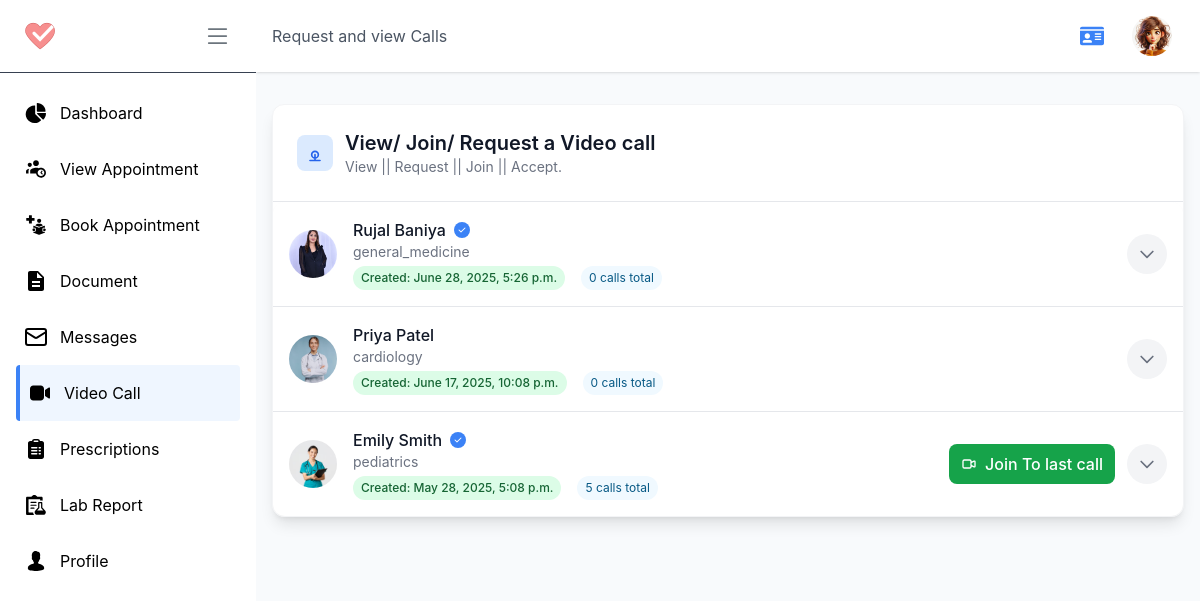
Before: /p/view-v-call/ (signed in) with the older database file.
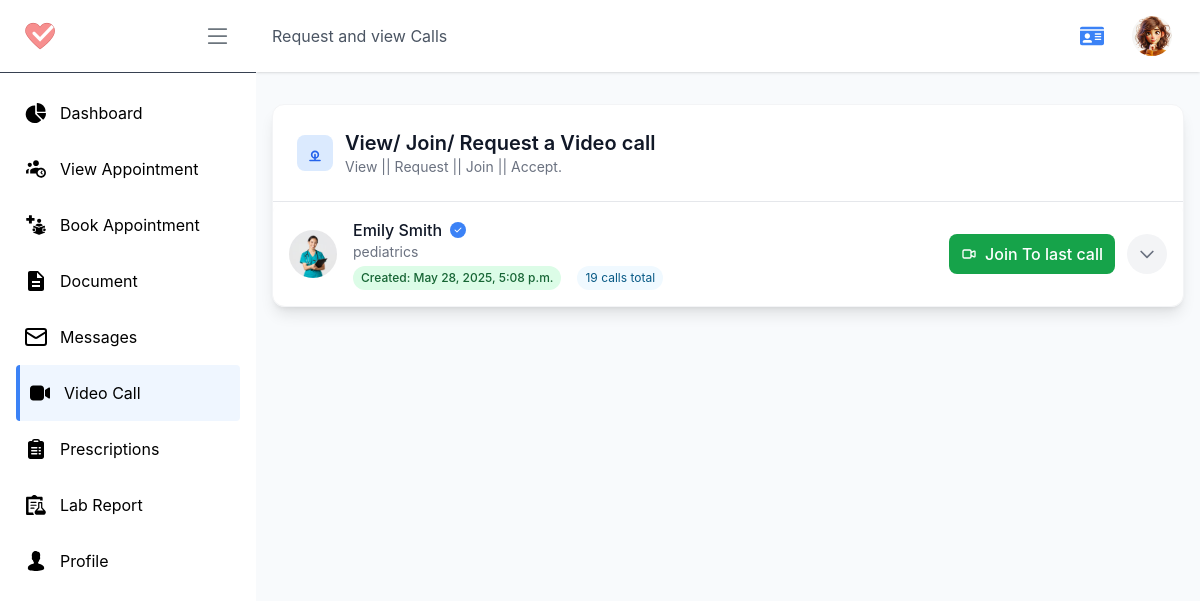
After: the same page with the newer database file.
### account/models.py (models this page shows, shortened)
class Conversation(models.Model):
    participants = models.ManyToManyField(Profile, related_name='conversations')
    uuid = models.UUIDField(unique=True, editable=True, null=True, blank=True)
    status_choices = (
        ('initiated', 'Initiated'),
        ('active', 'Active'),
        ('requested', 'Requested'),
        ('rejected', 'Rejected'),
        ('archived', 'Archived'),
        ('deleted', 'Deleted'),
    )
    status = models.CharField(max_length=10, choices=status_choices, default='requested')
    created_at = models.DateTimeField(auto_now_add=True)

class Profile(models.Model):
    user = models.OneToOneField(User, on_delete=models.CASCADE, related_name="profile")
    role = models.CharField(max_length=10, choices=USER_ROLES, default='patient')
    profile_pic = models.ImageField(upload_to='profile_pictures/', default='profile_pictures/default.jpg')
    phone_regex = RegexValidator(regex=r'^\+?1?\d{9,15}$', message="Phone number must be entered in the format: '+999999999'. Up to 15 digits allowed.")
    ph_number = models.CharField(validators=[phone_regex], max_length=16, blank=True) # validators should be a list
    address = models.CharField(max_length=255, blank=True)
    date_of_birth = models.DateField(null=True, blank=True)
    gender = models.CharField(max_length=10, choices=[('male', 'Male'), ('female', 'Female'), ('other', 'Other')], blank=True)
    email_notification = models.BooleanField(default=True)
    sms_notification = models.BooleanField(default=True)
    reminders = models.BooleanField(default=True)
    token = models.CharField(max_length=255, blank=True, null=True)
    token_expiry = models.DateTimeField(null=True, blank=True)
    created_at = models.DateTimeField(auto_now_add=True)
    updated_at = models.DateTimeField(auto_now=True)
    is_active = models.BooleanField(default=True)
    is_verified = models.BooleanField(default=False)

### doctor/models.py (models this page shows, shortened)
class DoctorProfile(models.Model):
    profile = models.OneToOneField(Profile, on_delete=models.CASCADE, related_name='doctor_profile')
    SPECIALIZATIONS = [
        ('general_medicine', 'General Medicine'),
        ('cardiology', 'Cardiology'),
        ('dermatology', 'Dermatology'),
        ('neurology', 'Neurology'),
        ('orthopedics', 'Orthopedics'),
        ('pediatrics', 'Pediatrics'),
        ('psychiatry', 'Psychiatry'),
        ('radiology', 'Radiology'),
        ('surgery', 'Surgery'),
        ('other', 'Other'),
    ]
    specialization = models.CharField(max_length=100, choices=SPECIALIZATIONS)
    qualifications = models.TextField(blank=True, null=True)
    experience_years = models.IntegerField()
    license_number = models.CharField(max_length=100, blank=True)
    board_certified = models.BooleanField(default=False)
    languages_spoken = models.JSONField(blank=True, null=True)
    star_rating = models.FloatField(null=True, blank=True, default=3)
    total_reviews =  models.IntegerField(null=True)
    fees = models.DecimalField(max_digits=10, decimal_places=2)
    accepts_new_patients = models.BooleanField(default=True)
    slug = models.SlugField(unique=True, blank=True)
    created_at = models.DateTimeField(auto_now_add=True)
    updated_at = models.DateTimeField(auto_now=True)

### patient/views.py (the view)
# urls.py: path('view-v-call/', view_v_call, name='view_v_call'), # view calls
@login_required_with_message(login_url='account:login', message="You need to log in to Manage Video Calls", only=['patient'])
def view_v_call(request: HttpRequest):
    if request.method != 'POST':
        profile: Profile = request.user.profile
        convs =  Conversation.objects.filter(
            participants=request.user.profile
        ).order_by('-created_at')
        for conversation in convs:
            conversation.other_participant = conversation.participants.exclude(
                id=profile.id
            ).first()
    return render(request, 'pages/patient/list-v-call.html',{ 'conv': convs,}  )

### account/views.py (called while the page is built)
def login_required_with_message(function=None, login_url=None, message=None, only=None):
    def decorator(view_func):
        @wraps(view_func)
        def _wrapped_view(request, *args, **kwargs):
            if not request.user.is_authenticated:
                if message:
                    messages.warning(request, message)
                return redirect(login_url or 'account:login')
            if only and request.user.profile.role not in only:
                messages.error(request, "You do not have permission to access this page.")
                return redirect(f'{request.user.profile.role}:dashboard')
            return view_func(request, *args, **kwargs)
        return _wrapped_view
    if function:
        return decorator(function)
    return decorator

### home/templatetags/url_resolver.py (called while the page is built)
@register.simple_tag
def role_to_url(role, destination):
    try:
        return reverse(f"{role}:{destination}")
    except NoReverseMatch:
        return "#"  # fallback URL if the view is not found

### templates/pages/patient/list-v-call.html (shortened to what the changed rows need)
{% extends "pages/patient/P_base.html" %}
{% load static %}
{% block content %}
    <div class="container px-4 py-8  ">
        <div class="bg-white rounded-xl shadow-lg overflow-hidden border border-gray-100">
            <div class="flex items-center justify-between p-6 border-b border-gray-200 dark:border-gray-700">
                <div class="flex items-center space-x-3">
                    <div>
                        <h2 class="text-xl font-semibold text-gray-900 dark:text-white">View/ Join/ Request a Video  call</h2>
                    </div>
                </div>
            </div>
            <div class="bg-white rounded-xl shadow-sm overflow-hidden">
                {% if conv %}
                    {% for each_convo in conv %}
                        <div class="border-gray-200 border-b last:border-b-0">
                            <div class="p-4 flex flex-col md:flex-row md:items-center gap-4 hover:bg-gray-50 transition-colors">
                                <div class="flex items-center flex-1">
                                    <img
                                        src="{{each_convo.other_participant.profile_pic.url}}"
                                        alt="{{each_convo.other_participant.user.first_name}}"
                                        class="w-12 h-12 rounded-full object-cover ring-2 ring-white shadow-sm"
                                    />
                                    <div class="ml-4 flex-1 min-w-0">
                                        <div class="flex items-center space-x-2">
                                            <h3 class="font-medium text-gray-900 truncate">{{each_convo.other_participant.user.first_name}}</h3>
                                            {% if each_convo.other_participant.is_verified %}
                                                <div class="w-4 h-4 bg-blue-500 rounded-full flex items-center justify-center">
                                                    <svg class="w-2.5 h-2.5 text-white" fill="currentColor" viewBox="0 0 20 20">
                                                        <path fill-rule="evenodd" d="M16.707 5.293a1 1 0 010 1.414l-8 8a1 1 0 01-1.414 0l-4-4a1 1 0 011.414-1.414L8 12.586l7.293-7.293a1 1 0 011.414 0z" clip-rule="evenodd" />
                                                    </svg>
                                                </div>
                                            {% endif %}
                                        </div>
                                        {% if each_convo.other_participant.role == 'doctor'%}
                                            <p class="text-sm text-gray-500 truncate">{{each_convo.other_participant.doctor_profile.specialization}}</p>
                                        {% else %}
                                            <p class="text-sm text-gray-500 truncate">Patient</p>
                                        {% endif %}
                                        <div class="flex items-center space-x-4 mt-1">
                                            <span class="inline-flex items-center px-2 py-1 rounded-full text-xs font-medium bg-green-100 text-green-800">
                                                Created: {{ each_convo.created_at }}
                                            </span>
                                            <span class="text-xs text-sky-800 bg-sky-50 px-2 py-1 rounded-full ">
                                                {{ each_convo.convosation_calls.count }} calls total
                                            </span>
                                        </div>
                                    </div>
                                </div>
                                <div class="flex items-center space-x-3 mt-2 md:mt-0">
                                    <div>
                                        {% with last_call=each_convo.convosation_calls.all.last %}
                                            {% if last_call and last_call.status != 'completed' %}
                                                <a href="/p/join-v-call/{{ last_call.uuid }}/"
                                                    target="_blank"
                                                    class="inline-flex items-center px-3 py-2 font-medium text-white bg-green-600 hover:bg-green-700 rounded-lg transition-colors">
                                                    <span>Join To last call</span>
                                                </a>
                                            {% endif %}
                                        {% endwith %}
                                    </div>
                                    <button type="button"
                                            class="dropdown-toggle-btn relative inline-flex items-center justify-center w-10 h-10 text-gray-500 bg-gray-100 rounded-full hover:bg-gray-200 focus:outline-none transition-colors"
                                            data-conversation-id="{{ each_convo.id }}">
                                        <svg class="w-5 h-5" fill="none" stroke="currentColor" viewBox="0 0 24 24">
                                            <path stroke-linecap="round" stroke-linejoin="round" stroke-width="2" d="M19 9l-7 7-7-7"></path>
                                        </svg>
                                    </button>
                                </div>
                            </div>
                        </div>
                    {% endfor %}
                {% endif %}
            </div>
        </div>
    </div>
{% endblock content %}

Changed rows visible on the page:
removed Conversation: other_participant.profile_pic (picture), other_participant.user.first_name "Rujal Baniya", other_participant.doctor_profile.specialization "general_medicine", created_at "June 28, 2025, 5:26 p.m.", convosation_calls.count "0"
removed Conversation: other_participant.profile_pic (picture), other_participant.user.first_name "Priya Patel", other_participant.doctor_profile.specialization "cardiology", created_at "June 17, 2025, 10:08 p.m.", convosation_calls.count "0"
computed for Conversation "Emily Smith": convosation_calls.count "5" → "19"
